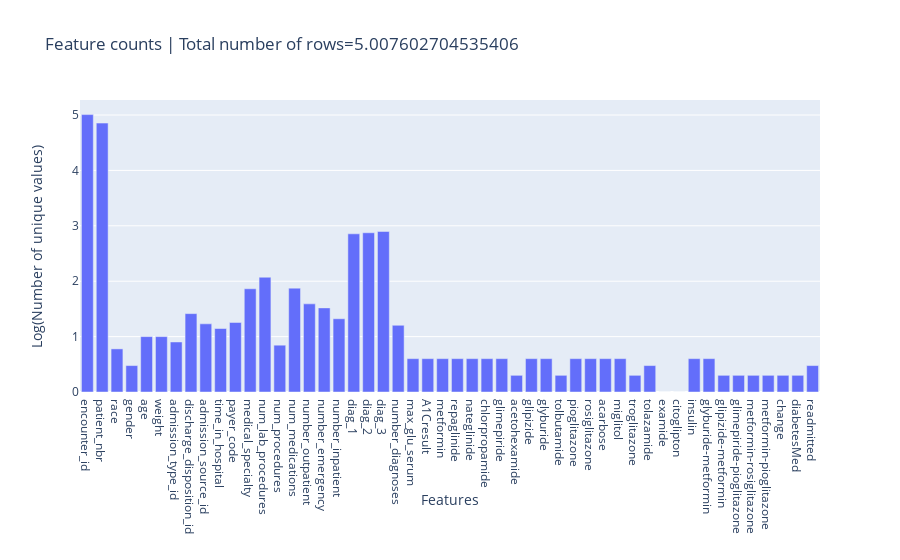
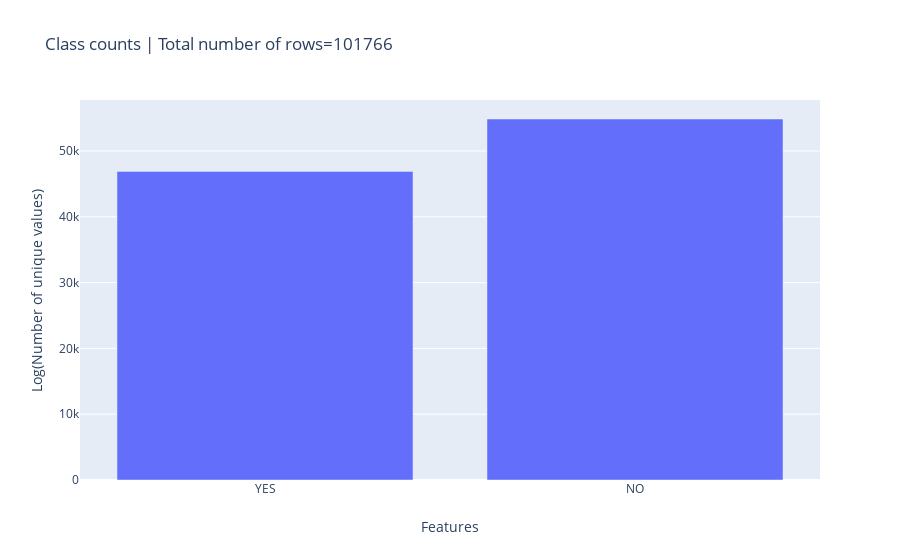

Notebook cell for these charts, in order:
### Code cell
EDA = ExploratoryDataAnalysis(data)
EDA.plot_class_counts()
EDA.plot_class_count()

### Figure 1 — Plotly figure (JSON) as saved in the notebook; plotly's stock layout.template omitted (floating-point values rounded to 4 significant figures)
{"data": [{"type": "bar", "x": ["encounter_id", "patient_nbr", "race", "gender", "age", "weight", "admission_type_id", "discharge_disposition_id", "admission_source_id", "time_in_hospital", "payer_code", "medical_specialty", "num_lab_procedures", "num_procedures", "num_medications", "number_outpatient", "number_emergency", "number_inpatient", "diag_1", "diag_2", "diag_3", "number_diagnoses", "max_glu_serum", "A1Cresult", "metformin", "repaglinide", "nateglinide", "chlorpropamide", "glimepiride", "acetohexamide", "glipizide", "glyburide", "tolbutamide", "pioglitazone", "rosiglitazone", "acarbose", "miglitol", "troglitazone", "tolazamide", "examide", "citoglipton", "insulin", "glyburide-metformin", "glipizide-metformin", "glimepiride-pioglitazone", "metformin-rosiglitazone", "metformin-pioglitazone", "change", "diabetesMed", "readmitted"], "y": [5.008, 4.854, 0.7782, 0.4771, 1, 1, 0.9031, 1.415, 1.23, 1.146, 1.255, 1.863, 2.072, 0.8451, 1.875, 1.591, 1.519, 1.322, 2.856, 2.874, 2.898, 1.204, 0.6021, 0.6021, 0.6021, 0.6021, 0.6021, 0.6021, 0.6021, 0.301, 0.6021, 0.6021, 0.301, 0.6021, 0.6021, 0.6021, 0.6021, 0.301, 0.4771, 0, 0, 0.6021, 0.6021, 0.301, 0.301, 0.301, 0.301, 0.301, 0.301, 0.4771]}], "layout": {"title": {"text": "Feature counts | Total number of rows=5.007602704535406"}, "xaxis": {"title": {"text": "Features"}}, "yaxis": {"title": {"text": "Log(Number of unique values)"}}}}

### Figure 2 — Plotly figure (JSON) as saved in the notebook; plotly's stock layout.template omitted (floating-point values rounded to 4 significant figures)
{"data": [{"type": "bar", "x": ["YES", "NO"], "y": [46902, 54864]}], "layout": {"title": {"text": "Class counts | Total number of rows=101766"}, "xaxis": {"title": {"text": "Features"}}, "yaxis": {"title": {"text": "Log(Number of unique values)"}}}}
